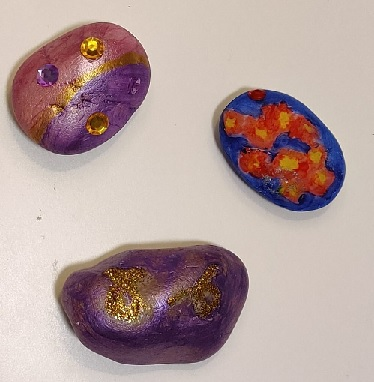
#> input picture data/sample_image.jpg, 374 x 382 px, found by its file name
$ jupyter execute --allow-errors Penelope_DeFreitas_Segment_Objects_from_Background.ipynb   (older library calls are emulated)
#> lines starting #> are read from the running program, lines starting #| are printed output that depends on the picture; after the words box and inside, x2 and y2 are one past the last pixel; in counts of white or black regions, pixels touching at a corner belong together
# Thresholding Assignment
This notebook applies Thresholding image processing techniques

### Types of Thresholding applied:
- Simple Thresholding
- Adaptive Thresholding
- Otsu Thresholding
- Riddler-Calvard Thresholding

### 1. Simple Thresholding

[cell 1]
#Load libraries
import cv2
import numpy as np

[cell 2]
#Load the image
image = cv2.imread("sample_image.jpg")
#> image is the input picture: shape (382, 374, 3); mean B, G, R 156.7, 159.3, 180.4

[cell 3]
#Convert the image into grayscale
gray = cv2.cvtColor(image, cv2.COLOR_BGR2GRAY)

[cell 4]
#Blur the image
blurred = cv2.GaussianBlur(gray, (5, 5), 0)
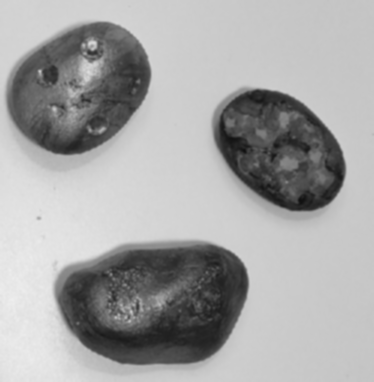
#> blurred: shape (382, 374); min 16, max 238, mean 165.4

[cell 5]
#Threshold the image
(T, thresh) = cv2.threshold(blurred, 155, 255, cv2.THRESH_BINARY)
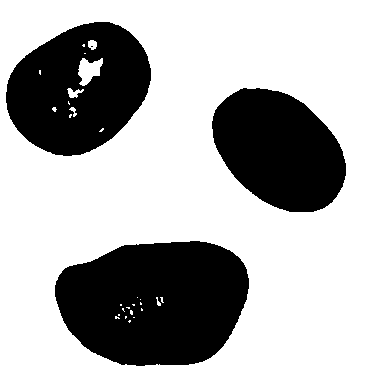
#> thresh: shape (382, 374); 68.6% white; 4 black regions (1 under 20 px), largest, box (x1, y1, x2, y2) and area: (55, 241, 249, 366) 19203, (6, 22, 151, 156) 13570, (212, 88, 346, 212) 12041

[cell 6]
#Inverse the threshold
(T, threshInv) = cv2.threshold(blurred, 155, 255, cv2.THRESH_BINARY_INV)

[cell 7]
#Display a comparison on the grayscales, blurred and thresholded image
cv2.imshow("Thresholding of Images", np.hstack([gray, blurred, thresh, threshInv]))
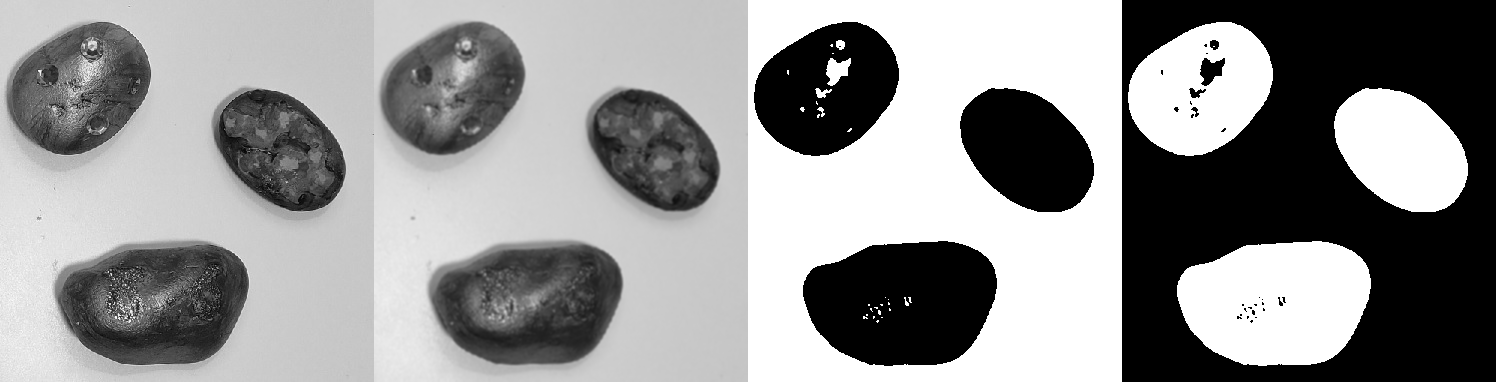
#> window 'Thresholding of Images': shape (382, 1496); min 0, max 255, mean 146.4
cv2.waitKey(0)

[cell 8]
#Extract the foreground
foreground = cv2.bitwise_and(image, image, mask = threshInv)
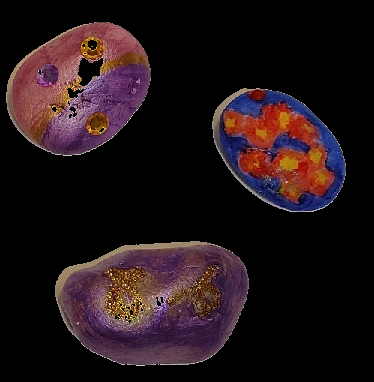
#> foreground: shape (382, 374, 3); mean B, G, R 23.4, 20.2, 33.5

[cell 9]
#Display a comparison on the foreground
cv2.imshow("Foreground extraction", np.hstack([image, foreground]))
cv2.waitKey(0)

### 2. Adaptive Thresholding

[cell 10]
#Load libraries
import cv2
import numpy as np

[cell 11]
#Load the image
image = cv2.imread("sample_image.jpg")

[cell 12]
#convert the image to grayscale
gray = cv2.cvtColor(image, cv2.COLOR_BGR2GRAY)

[cell 13]
#Blur the image
blurred = cv2.GaussianBlur(gray, (5, 5), 0)

[cell 14]
#threshold the image
thresh = cv2.adaptiveThreshold(blurred,
                               255,
                               cv2.ADAPTIVE_THRESH_MEAN_C,
                               cv2.THRESH_BINARY_INV,
                               11,
                               4
)
#> thresh: shape (382, 374); 14.3% white; 238 white regions (170 under 20 px), largest, box (x1, y1, x2, y2) and area: (6, 22, 151, 155) 4820, (54, 241, 249, 365) 4628, (212, 89, 346, 211) 4141

[cell 15]
#try Gaussian Thresholding
gaussianthresh = cv2.adaptiveThreshold(blurred,
                               255,
                               cv2.ADAPTIVE_THRESH_GAUSSIAN_C,
                               cv2.THRESH_BINARY_INV,
                               15,
                               3
)
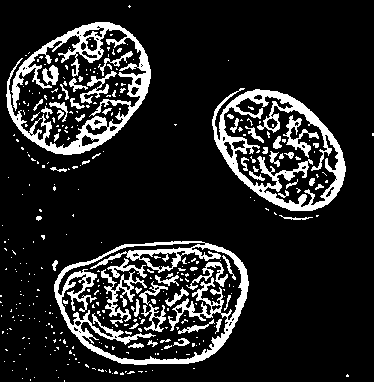
#> gaussianthresh: shape (382, 374); 14.5% white; 354 white regions (293 under 20 px), largest, box (x1, y1, x2, y2) and area: (54, 241, 249, 365) 5235, (6, 22, 151, 155) 4676, (212, 88, 346, 211) 4370

[cell 16]
#comparison of gray, blurred, thresh, gaussianthresh
cv2.imshow("Adaptive Thresholding of Images", np.hstack([gray, blurred, thresh, gaussianthresh]))
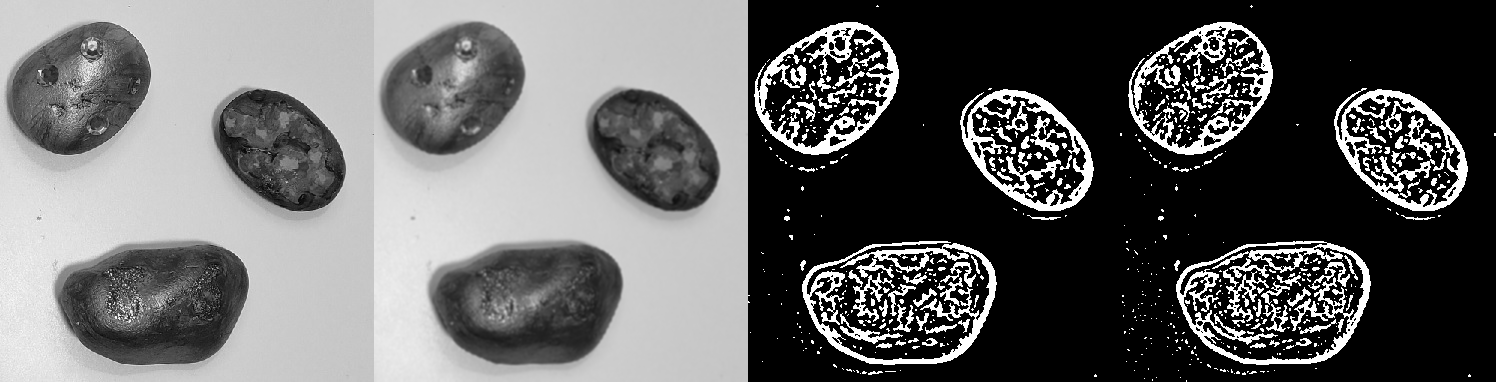
#> window 'Adaptive Thresholding of Image': shape (382, 1496); min 0, max 255, mean 101
cv2.waitKey(0)

[cell 17]
#Extract the foreground
foregroundgaussian = cv2.bitwise_and(image, image, mask = gaussianthresh)
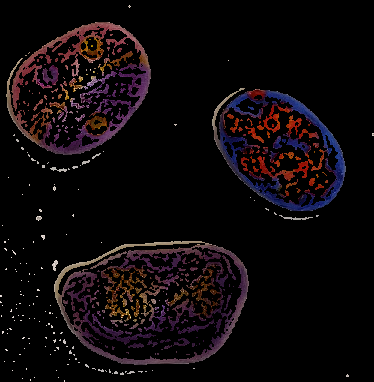
#> foregroundgaussian: shape (382, 374, 3); mean B, G, R 10.5, 8.5, 13.9

[cell 18]
cv2.imshow("Foreground extraction using Gaussian", np.hstack([image, foregroundgaussian]))
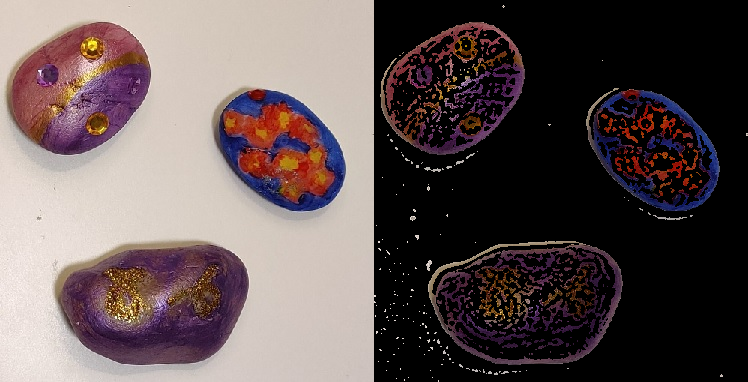
#> window 'Foreground extraction using Ga': shape (382, 748, 3); mean B, G, R 83.6, 83.9, 97.1
cv2.waitKey(0)

### 3. Otsu Thresholding

[cell 19]
#Load libraies
import cv2
import numpy as np
import mahotas

[cell 20]
#load image
image = cv2.imread("sample_image.jpg")

[cell 21]
#Convert image to grayscale
gray = cv2.cvtColor(image, cv2.COLOR_BGR2GRAY)

[cell 22]
#Blur the image
blurred = cv2.GaussianBlur(gray, (5, 5), 0)

[cell 23]
# Find the optimal threshold of the image - Use OTSU
T = mahotas.thresholding.otsu(blurred)
#> T = 140

[cell 24]
# Value of T
T
#> Out = 140

[cell 25]
# Apply the threshold

#copy the image
thresh = image.copy()

#Set to white pixel if pixel intensity greater than T
thresh[thresh > T] = 255
#> thresh: shape (382, 374, 3)

#Set to black pixel if pixel intensity less than 255
thresh[thresh < 255] = 0

# Invert the thresholding
thresh = cv2.bitwise_not(thresh)
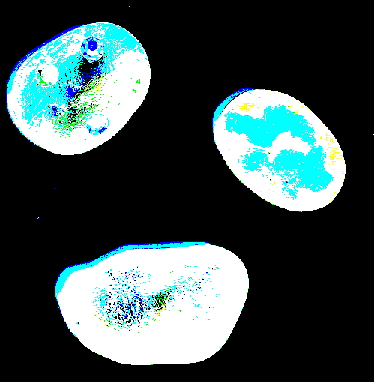
#> thresh: shape (382, 374, 3); mean B, G, R 77.9, 77.1, 58.2

[cell 26]
# Display the image
cv2.imshow("OTSU Thresholding of Images", np.hstack([image, thresh]))
cv2.waitKey(0)

### 4. Riddler-Calvard Thresholding

#> (a cell that did not finish here is left out)

[cell 28]
# Apply the threshold

#copy the image
thresh_RC = image.copy()

#Set to white pixel if pixel intensity greater than T
#> (the rest of this cell did not finish here and is left out)

[cell 29]
# Display the imaage
cv2.imshow("RC Thresholding of Images", np.hstack([image, thresh_RC]))
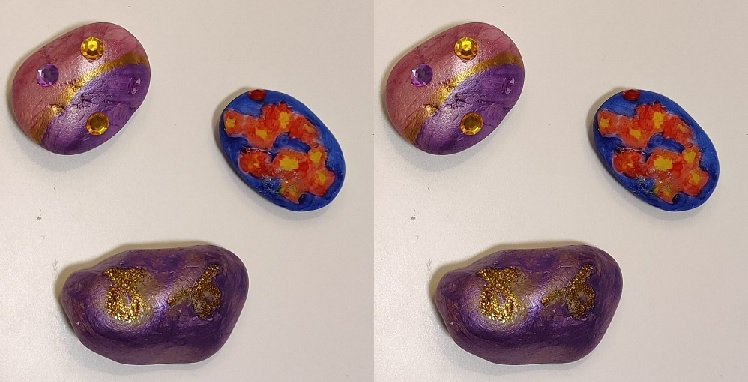
#> window 'RC Thresholding of Images': shape (382, 748, 3); mean B, G, R 156.7, 159.3, 180.4
cv2.waitKey(0)
